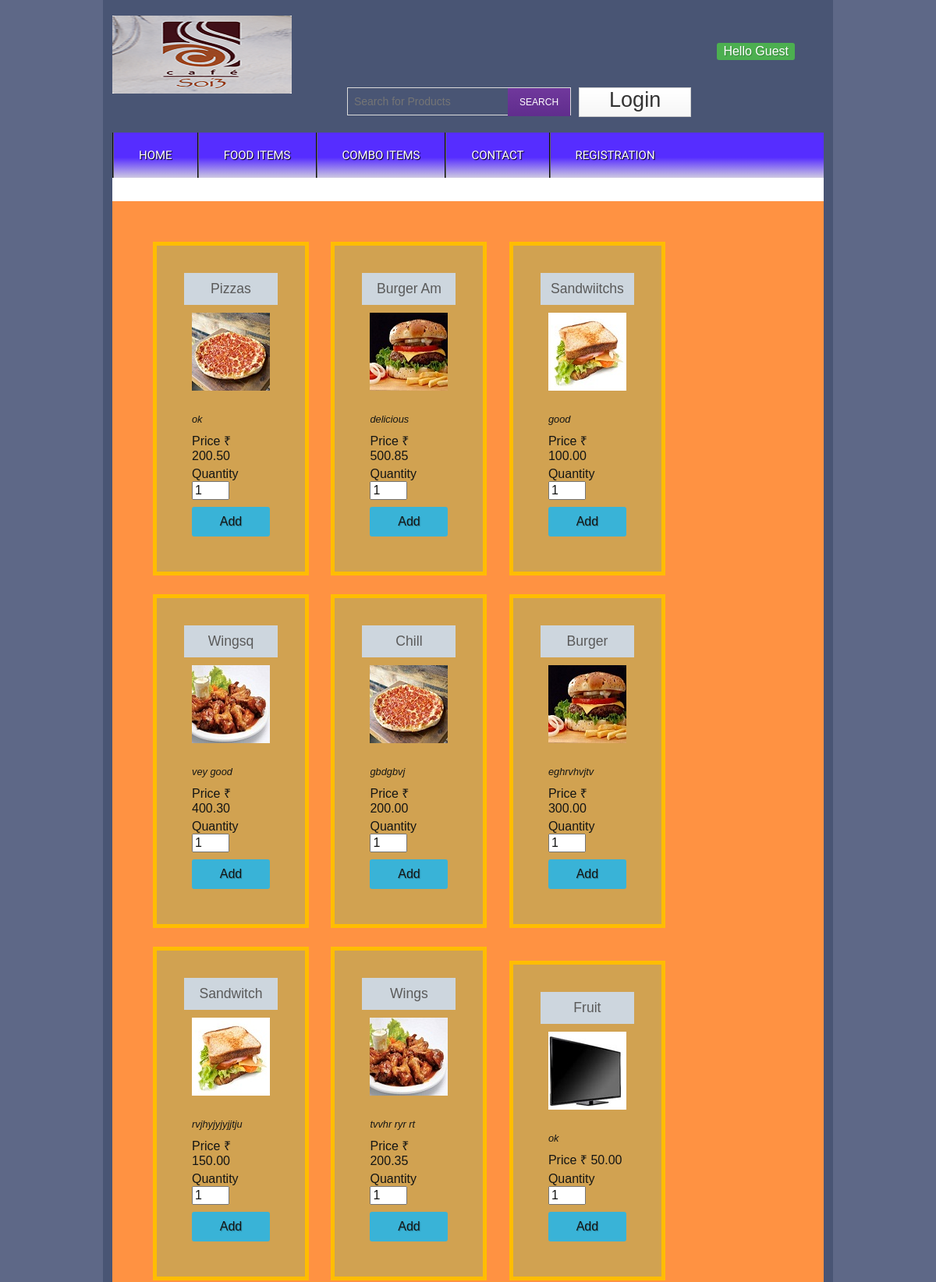
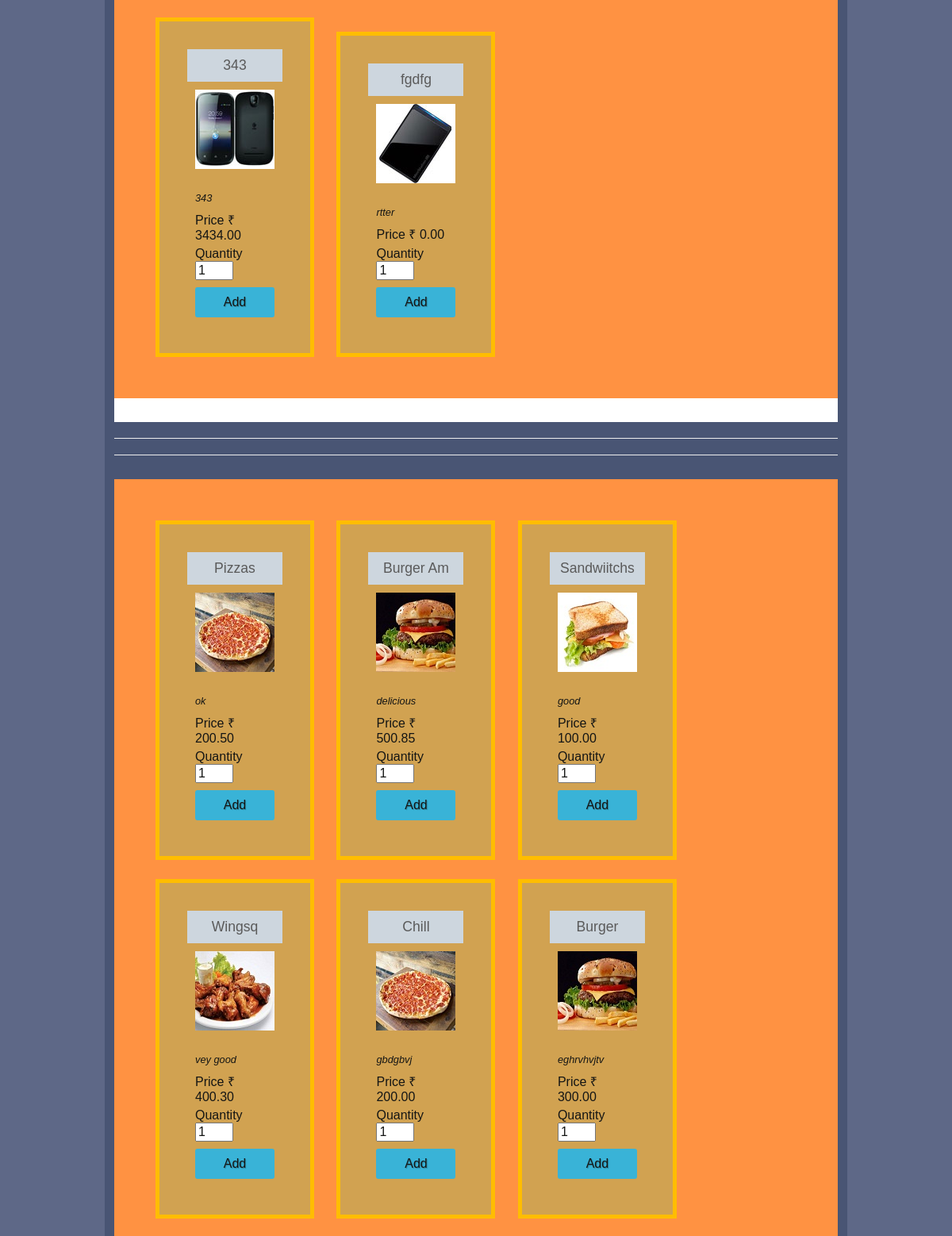
Page /topbrands.php (upper part) on the committed database (2 pictures, top to bottom).
### tables this page shows
CREATE TABLE `products` (
  `product_id` int(11) NOT NULL,
  `product_code` varchar(60) NOT NULL,
  `product_name` varchar(60) NOT NULL,
  `product_desc` tinytext NOT NULL,
  `name` varchar(500) NOT NULL,
  `image` blob NOT NULL,
  `price` decimal(10,2) NOT NULL
);

### config.php (called while the page is built, shortened)
<?php
$currency = '&#8377; ';
?>

### topbrands.php (the view)
<?php
include_once("config.php");
include('inc/header.php');
$current_url = urlencode($url="http://".$_SERVER['HTTP_HOST'].$_SERVER['REQUEST_URI']);
?>
<div class="main">
    <div class="content">
	      <div class="section group">
<?php
$results = $mysqli->query("SELECT product_id,product_code, product_name, product_desc,name, price FROM products ORDER BY product_id ASC");
if($results){
$products_item = '<ul class="products">';
while($obj = $results->fetch_object())
{
$products_item .= <<<EOT
	<li class="product">
	<form method="post" action="cart_update.php">
	<div class="product-content"><h3>{$obj->product_name}</h3>
	<div class="product-thumb"><img src="images/{$obj->name}"></div>
	<div class="product-desc">{$obj->product_desc}</div>
	<div class="product-info">
	Price {$currency}{$obj->price}
	<fieldset>
	<label>
		<span>Quantity</span>
		<input type="text" size="2" maxlength="2" name="product_qty" value="1" />
	</label>
	</fieldset>
	<input type="hidden" name="product_code" value="{$obj->product_code}" />
	<input type="hidden" name="type" value="add" />
	<input type="hidden" name="return_url" value="{$current_url}" />
	<div align="center"><button type="submit" class="add_to_cart">Add</button></div>
	</div></div>
	</form>
	</li>
EOT;
}
$products_item .= '</ul>';
echo $products_item;
}
?>
</div>
</div>
<hr/>
<hr/>
<div class="section group">
<?php
$results = $mysqli->query("SELECT product_id,product_code, product_name, product_desc,name, price FROM products ORDER BY product_id ASC");
if($results){
$products_item = '<ul class="products">';
while($obj = $results->fetch_object())
{
$products_item .= <<<EOT
	<li class="product">
	<form method="post" action="cart_update.php">
	<div class="product-content"><h3>{$obj->product_name}</h3>
	<div class="product-thumb"><img src="images/{$obj->name}"></div>
	<div class="product-desc">{$obj->product_desc}</div>
	<div class="product-info">
	Price {$currency}{$obj->price}
	<fieldset>
	<label>
		<span>Quantity</span>
		<input type="text" size="2" maxlength="2" name="product_qty" value="1" />
	</label>
	</fieldset>
	<input type="hidden" name="product_code" value="{$obj->product_code}" />
	<input type="hidden" name="type" value="add" />
	<input type="hidden" name="return_url" value="{$current_url}" />
	<div align="center"><button type="submit" class="add_to_cart">Add</button></div>
	</div></div>
	</form>
	</li>
EOT;
}
$products_item .= '</ul>';
echo $products_item;
}
?>
</div>
<?php
include('inc/footer.php');
?>

### style/style.css (style rules this page uses)
body { background-color: #cccccc; margin: 0px; padding: 0px; font-family: Georgia, "Times New Roman", Times, serif; }
h1, h2, h3 { font-family: "Trebuchet MS", Arial, Helvetica, sans-serif; }
ul.products { padding: 40px; margin: 0; max-width: 100%; margin-left: auto; margin-right: auto; background-color:#ff9242; margin-top: 10px; margin-bottom: 10px; }
ul.products li { display: inline-block; max-width: 200px; padding: 45px; background-color: #D1A251; margin: 12px; border: 5px solid #FFBD00; color: #141514; }
ul.products li h3 { margin: -10px -10px 10px -10px; padding: 10px; text-align: center; background-color: #cdd6de; font-family: "Trebuchet MS", Arial, Helvetica, sans-serif; font-size: 1.1em; color: #5A5A5A; }
ul.products li fieldset { border: none; padding: 5px 5px 5px 0px; margin: 0; }
ul.products li fieldset label { display:block; margin-bottom: 4px; }
ul.products li fieldset label span { width: 80px; float: left; }
button, .button { background-color: #39b3d7; min-width: 100px; border: none; padding: 10px; display: inline-block; text-align: center; cursor: pointer; text-decoration: none; color: #FFF; min-height: 15px; font: 12px/15px Arial, Helvetica, sans-serif; text-shadow: 1px 1px 1px rgba(0, 0, 0, 0.26); border-radius: 3px; }
.product-thumb { text-align:center; }
.product-desc { font-style: italic; font-size: 0.8em; margin-bottom: 4px; height: 40px; overflow: hidden; margin-top: 5px; }

### css/ok.css (style rules this page uses)
body { font-family: 'Open Sans', sans-serif; font-weight: 300; line-height: 1.42em; color:#A7A1AE; background-color:#1F2739; }

### css/style.css (style rules this page uses)
html,body,div,span,applet,object,iframe,h1,h2,h3,h4,h5,h6,p,blockquote,pre,a,abbr,acronym,address,big,cite,code,del,dfn,em,img,ins,kbd,q,s,samp,small,strike,strong,sub,sup,tt,var,b,u,i,dl,dt,dd,ol,nav ul,nav li,fieldset,form,label,legend,table,caption,tbody,tfoot,thead,tr,th,td,article,aside,canvas,details,embed,figure,figcaption,footer,header,hgroup,menu,nav,output,ruby,section,summary,time,mark,audio,video { margin:0;padding:0;border:0;font-size:100%;font:inherit;vertical-align:baseline; }
ol,ul { list-style:none;margin:0;padding:0; }
img { max-width:100%; }
body { font-family:Arial, Helvetica, sans-serif; background-color: #5E6887; }
.section { clear: both; padding: 0px; margin: 0px; }
.group:before, .group:after { content:""; display:table; }
.group:after { clear:both; }
.group { zoom:1; }
.content { padding:20px 0; background:#FFF; }
.product-desc,.product-tags { clear:both; padding-top:20px; }

### rows in the picture
products: product_name "Pizzas", name (picture), product_desc "ok", price "200.50"
products: product_name "Burger Am", name (picture), product_desc "delicious", price "500.85"
products: product_name "Sandwiitchs", name (picture), product_desc "good", price "100.00"
products: product_name "Wingsq", name (picture), product_desc "vey good", price "400.30"
products: product_name "Chill", name (picture), product_desc "gbdgbvj", price "200.00"
products: product_name "Burger", name (picture), product_desc "eghrvhvjtv", price "300.00"
products: product_name "Sandwitch", name (picture), product_desc "rvjhyjyjyjjtju", price "150.00"
products: product_name "Wings", name (picture), product_desc "tvvhr ryr rt", price "200.35"
products: product_name "Fruit", name (picture), product_desc "ok", price "50.00"
products: product_name "343", name (picture), product_desc "343", price "3434.00"
products: product_name "fgdfg", name (picture), product_desc "rtter", price "0.00"
